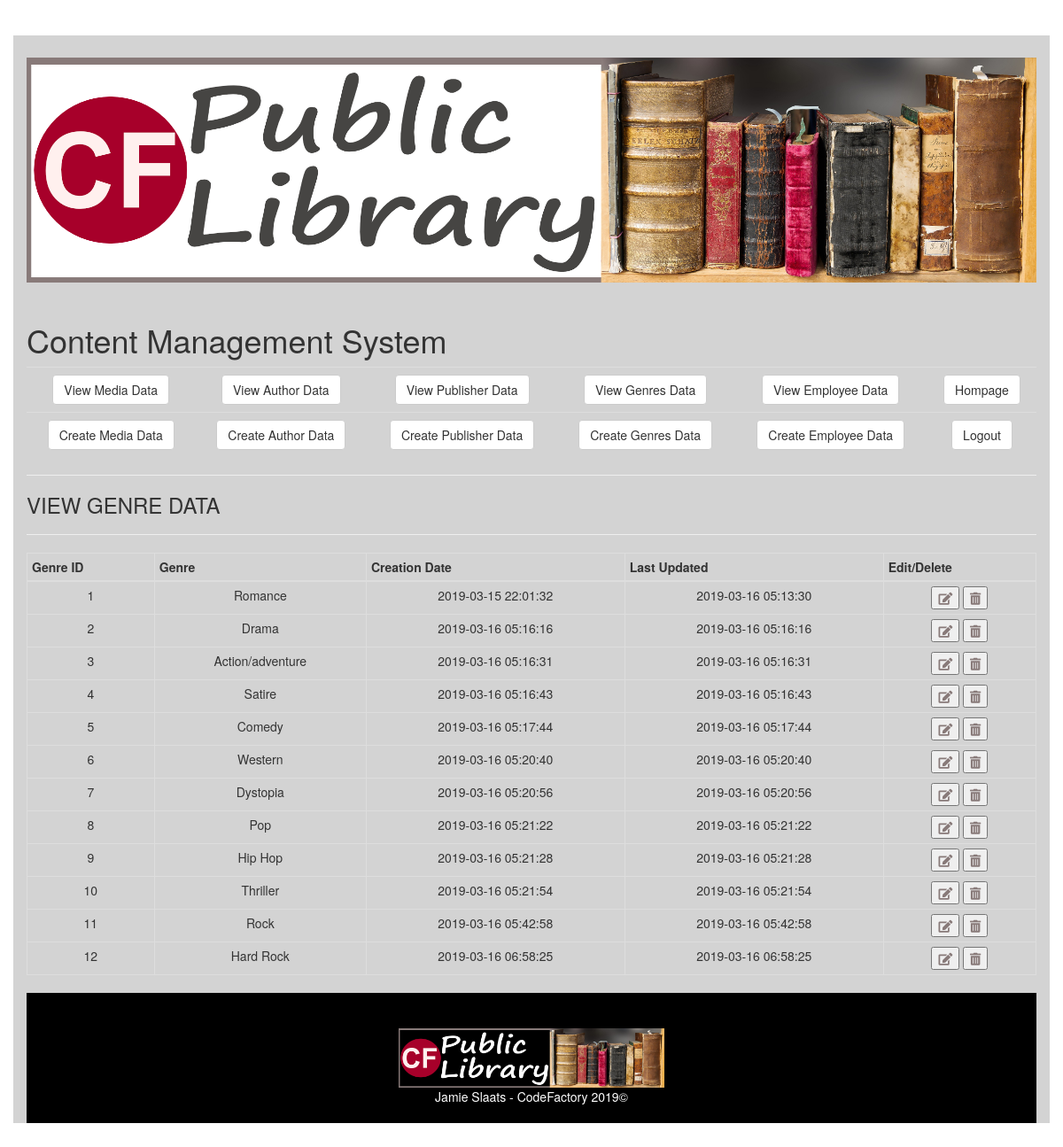
Page /viewgenres.php on the committed database.
### tables this page shows
CREATE TABLE `genres` (
  `Genres_ID` int(11) NOT NULL,
  `GenreName` varchar(255) DEFAULT NULL,
  `Created_at` timestamp NOT NULL DEFAULT CURRENT_TIMESTAMP,
  `Updated_at` timestamp NOT NULL DEFAULT CURRENT_TIMESTAMP ON UPDATE CURRENT_TIMESTAMP
);

### viewgenres.php (the view, shortened to what this page needs)
<!DOCTYPE html>
<html>
<head>
	<link href="CSS/headertablefooter.css" rel="stylesheet">
	<link href="CSS/signin.css" rel="stylesheet">
	<link rel="stylesheet" href="https://use.fontawesome.com/releases/v5.7.2/css/all.css">
	<link rel="stylesheet" href="https://maxcdn.bootstrapcdn.com/bootstrap/3.3.7/css/bootstrap.min.css">
</head>
<body>
	<div class="container">
		<header id="header" class="header">
			<div class="headerlogo" id="headerlogo">
				<img src="IMG/cfpubliclibrarylogo.png" alt="CF Public Library Logo">
			</div>
		</header>
		<div class="headertitle" id="headertitle" >
			<h1>Content Management System</h1>
		</div>
		<div class="">
		<table class="table table-responsive">
				<tr>
					<tr>
					<td><a href="viewmedia.php"><button class="btn btn-default">View Media Data</button></a></td>
					<td><a href="viewauthor.php"><button class="btn btn-default">View Author Data</button></a></td>
					<td><a href="viewpublisher.php"><button class="btn btn-default">View Publisher Data</button></a></td>
					<td><a href="viewgenres.php"><button class="btn btn-default">View Genres Data</button></a></td>
					<td><a href="viewemployee.php"><button class="btn btn-default">View Employee Data</button></a></td>
					<td><a href="indexcfpublib.php"><button class="btn btn-default">Hompage</button></a></td>
				</tr>
					<tr>
					<td><a href="createmedia.php"><button class="btn btn-default">Create Media Data</button></a></td>
					<td><a href="createauthor.php"><button class="btn btn-default">Create Author Data</button></a></td>
					<td><a href="createpublisher.php"><button class="btn btn-default">Create  Publisher Data</button></a></td>
					<td><a href="creategenres.php"><button class="btn btn-default">Create  Genres Data</button></a></td>
					<td><a href="createemployee.php"><button class="btn btn-default">Create  Employee Data</button></a></td>
					<td><a href="logout.php"><button class="btn btn-default">Logout</button></a></td>
				</tr>
		</table>
		</div>
		<hr>
		<div>
			<H3>VIEW GENRE DATA</H3>
		</div>
		<hr>
		<div class="manageTable">
   			<table border="0" cellspacing="0" cellpadding="0" class="table table-bordered table-condensed">
     			<thead>
       				<tr>
				       	<th scope="col">Genre ID</th>
				        <th scope="col">Genre</th>
				        <th scope="col">Creation Date</th>
				        <th scope="col">Last Updated</th>
				        <th scope="col">Edit/Delete</th>
       				</tr>
     			</thead>
      		<tbody>
       <?php
       require_once 'actions/db_connect.php';
       $sql = "SELECT * FROM genres";
       $result = $connect->query($sql);
       if($result->num_rows > 0) {
         while($row = $result->fetch_assoc()) {
           echo "<tr>
           <td>".$row['Genres_ID']."</td>
           <td>".$row['GenreName']."</td>
           <td>".$row['Created_at']."</td>
           <td>".$row['Updated_at']."</td>
           <td>
           <a href='update.php?id=".$row['Genres_ID']."'><button type='button'><i class='fas fa-edit'></i></button></a>
           <a href='delete.php?id=".$row['Genres_ID']."'><button type='button'><i class='fas fa-trash-alt'></i></button></a>
           </td>
           </tr>";
         }
       } else {
         echo "<tr><td colspan='4'><center>No Data Avaliable</center></td></tr>";
       }
       ?>
     		</tbody>
   			</table>
 		</div>
		<footer id="footer">
			<div>
				<img class="center-block" src="IMG/cfpubliclibraryblack.png" alt="CF Public Library Logo" width="300">
			</div>
			<div class="copyright text-center">
				<p>Jamie Slaats - CodeFactory 2019&#169;</p>
			</div>
		</footer>
</div>
</body>
</html>

### CSS/headertablefooter.css (style rules this page uses)
body { padding-top: 40px; padding-bottom: 40px; background-color: #eee; }
.container { background-color: lightgray; }
.headerlogo img { width: 100%; padding-top: 25px; padding-bottom: 25px; }
td { text-align: center; }
.fas { color: #887A79; }
#footer { padding: 40px 0px 10px 0px; background-color: black; color: white; }

### CSS/signin.css (style rules this page uses)
body { padding-top: 40px; padding-bottom: 40px; background-color: #eee; }

### rows in the picture
genres: Genres_ID "1", GenreName "Romance", Created_at "2019-03-15 22:01:32", Updated_at "2019-03-16 05:13:30"
genres: Genres_ID "2", GenreName "Drama", Created_at "2019-03-16 05:16:16", Updated_at "2019-03-16 05:16:16"
genres: Genres_ID "3", GenreName "Action/adventure", Created_at "2019-03-16 05:16:31", Updated_at "2019-03-16 05:16:31"
genres: Genres_ID "4", GenreName "Satire", Created_at "2019-03-16 05:16:43", Updated_at "2019-03-16 05:16:43"
genres: Genres_ID "5", GenreName "Comedy", Created_at "2019-03-16 05:17:44", Updated_at "2019-03-16 05:17:44"
genres: Genres_ID "6", GenreName "Western", Created_at "2019-03-16 05:20:40", Updated_at "2019-03-16 05:20:40"
genres: Genres_ID "7", GenreName "Dystopia", Created_at "2019-03-16 05:20:56", Updated_at "2019-03-16 05:20:56"
genres: Genres_ID "8", GenreName "Pop", Created_at "2019-03-16 05:21:22", Updated_at "2019-03-16 05:21:22"
genres: Genres_ID "9", GenreName "Hip Hop", Created_at "2019-03-16 05:21:28", Updated_at "2019-03-16 05:21:28"
genres: Genres_ID "10", GenreName "Thriller", Created_at "2019-03-16 05:21:54", Updated_at "2019-03-16 05:21:54"
genres: Genres_ID "11", GenreName "Rock", Created_at "2019-03-16 05:42:58", Updated_at "2019-03-16 05:42:58"
genres: Genres_ID "12", GenreName "Hard Rock", Created_at "2019-03-16 06:58:25", Updated_at "2019-03-16 06:58:25"
